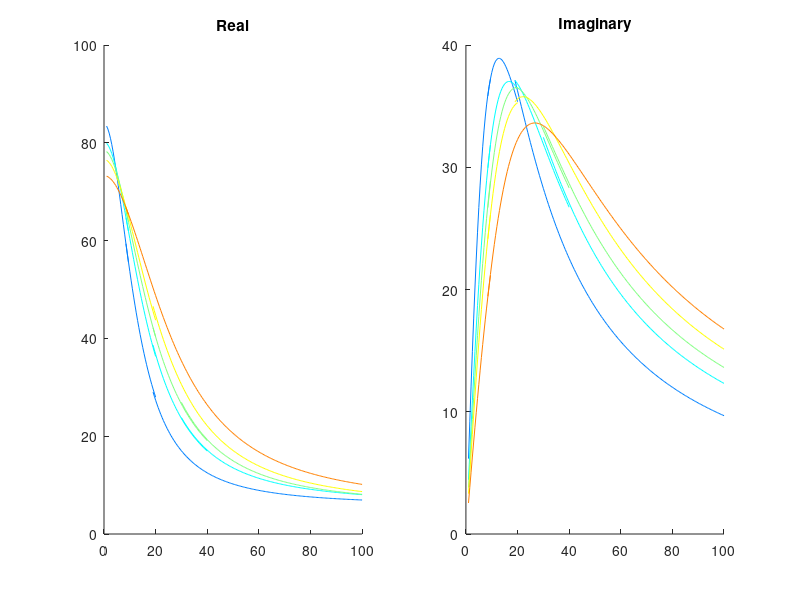
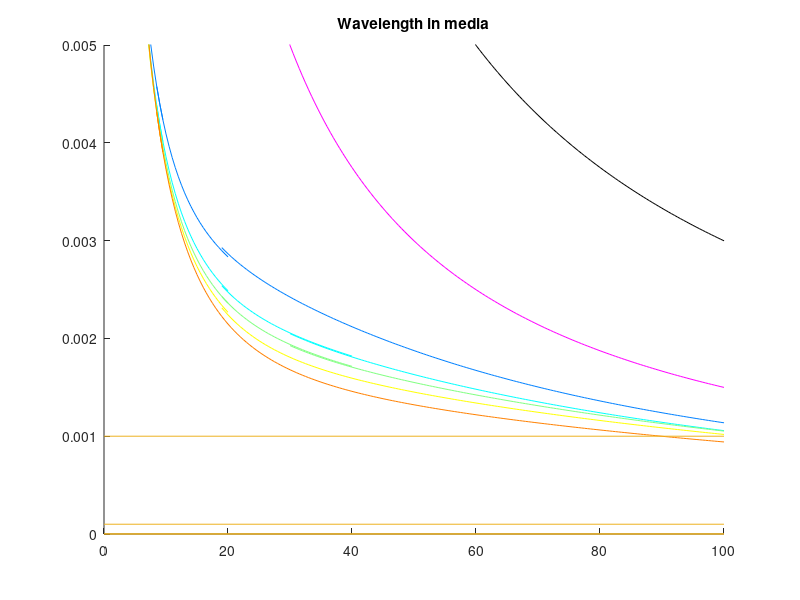
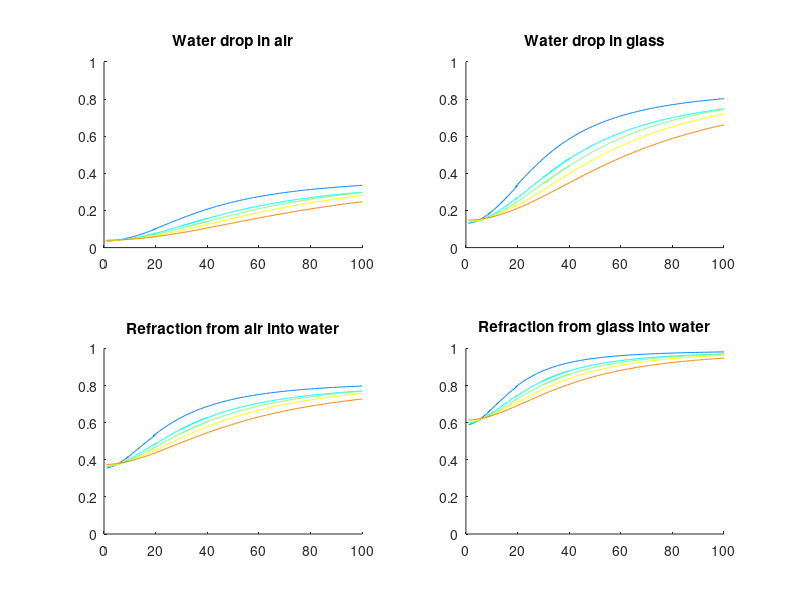
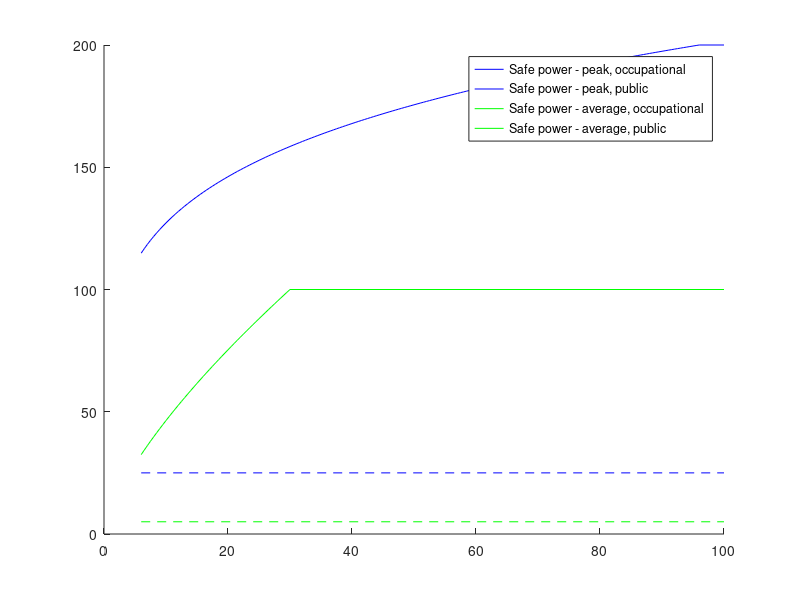

These figures' MATLAB source, in order: (Note: this script raises an error after producing the figures.)

%% Plot water permitivity
% All functions using constants on p257 of Ellison et al. 257
% Note tau is in ps, fml
% Using middle set of parameters which indicate best fit

% clear; close all; clc

freqs0_100 = (0:0.5:100)*10^9;

temps = [10, 20, 25, 30, 40];
cols = jet(5);

% Param x temp x freq range
tempParam = cell(5, 5, 4);
% params are e0, e1, tau, lower freq, upper freq

% 10 deg
tempParam(:,1,1) = {83.928, 6.821, 12.81, 1, 9.5};
tempParam(:,1,2) = {83.134, 5.310, 12.41, 8.5, 20};
tempParam(:,1,3) = {88.316, 5.801, 13.38, 19, 100};
tempParam(:,1,4) = {NaN, NaN, NaN, NaN, NaN};

% 20
tempParam(:,2,1) = {80.181, 6.507, 9.63, 1, 9.5};
tempParam(:,2,2) = {79.989, 5.953, 9.54, 8.5, 20};
tempParam(:,2,3) = {80.467, 5.724, 9.45, 19, 40};
tempParam(:,2,4) = {83.055, 6.024, 9.69, 30, 100};

% 25
tempParam(:,3,1) = {78.404, 6.640, 8.45, 1, 9.5};
tempParam(:,3,2) = {77.657, 4.633, 8.14, 8.5, 20};
tempParam(:,3,3) = {78.746, 5.676, 8.38, 19, 40};
tempParam(:,3,4) = {78.814, 5.492, 8.26, 30, 100};

% 30
tempParam(:,4,1) = {76.582, 6.903, 7.56, 1, 9.5};
tempParam(:,4,2) = {76.452, 5.685, 7.38, 8.5, 20};
tempParam(:,4,3) = {76.867, 5.321, 7.18, 19, 100};
tempParam(:,4,4) = {NaN, NaN, NaN, NaN, NaN};

% 40
tempParam(:,5,1) = {73.290, 9.247, 6.32, 1, 9.5};
tempParam(:,5,2) = {72.919, 5.671, 5.96, 8.5, 100};
tempParam(:,5,3) = {NaN, NaN, NaN, NaN, NaN};
tempParam(:,5,4) = {NaN, NaN, NaN, NaN, NaN};

%% Plot real and imag permitivity
figure

for iTemp = 1:length(temps)
   for jRange = 1:4
       if ~isnan(tempParam{1, iTemp, jRange})
           e0 = tempParam{1, iTemp, jRange};      
           e1 = tempParam{2, iTemp, jRange};   
           tau = tempParam{3, iTemp, jRange}*10^-12;
           freqs = (tempParam{4, iTemp, jRange}:0.5:tempParam{5, iTemp, jRange})*10^9;
           
           permitivity = (e0-e1)./(1+1j*2*pi*freqs*tau)+e1;

           subplot(1,2,1); hold on; plot(freqs/10^9, real(permitivity), 'color', cols(iTemp,:))
           subplot(1,2,2); hold on; plot(freqs/10^9, -imag(permitivity), 'color', cols(iTemp,:))
       end
   end
end

subplot(1,2,1); title('Real')
subplot(1,2,2); title('Imaginary')

%% plot wavelength change
%%% Wavelength always long relative to sizes (drops/viruses)
figure; hold on
LIGHT_SPEED = 299792458; % m/s

glassPermitivity = 4; % not sure how constant this is across frequncy range

plot(freqs0_100/10^9, LIGHT_SPEED./freqs0_100, 'k')

plot(freqs0_100/10^9, LIGHT_SPEED./freqs0_100/sqrt(glassPermitivity), 'm')

for iTemp = 1:length(temps)
   for jRange = 1:4
       if ~isnan(tempParam{1, iTemp, jRange})
           e0 = tempParam{1, iTemp, jRange};      
           e1 = tempParam{2, iTemp, jRange};   
           tau = tempParam{3, iTemp, jRange}*10^-12;
           freqs = (tempParam{4, iTemp, jRange}:0.5:tempParam{5, iTemp, jRange})*10^9;
           
           permitivity = (e0-e1)./(1+1j*2*pi*freqs*tau)+e1;

           plot(freqs/10^9, LIGHT_SPEED./freqs./sqrt(real(permitivity)), 'color', cols(iTemp,:))
       end
   end
end

line([0 100], [1 1]*10^-3)
line([0 100], 100*[1 1]*10^-6)
line([0 100], [1 1]*10^-6)
line([0 100], 100*[1 1]*10^-9)
ylim([0 5*10^-3])

title('Wavelength in media')

%% Plot e-field in media

figure;

warning('calc of n in geometric should use complex modulus')

for iTemp = 1:length(temps)
   for jRange = 1:4
       if ~isnan(tempParam{1, iTemp, jRange})
           e0 = tempParam{1, iTemp, jRange};      
           e1 = tempParam{2, iTemp, jRange};   
           tau = tempParam{3, iTemp, jRange}*10^-12;
           freqs = (tempParam{4, iTemp, jRange}:0.5:tempParam{5, iTemp, jRange})*10^9;
           
           permitivity = real((e0-e1)./(1+1j*2*pi*freqs*tau)+e1);

           % in drop
           subplot(2,2,1); hold on; plot(freqs/10^9, 3./(permitivity+2), 'color', cols(iTemp,:))
           subplot(2,2,2); hold on; plot(freqs/10^9, 3*glassPermitivity./(permitivity+2*glassPermitivity), 'color', cols(iTemp,:))
       
           % geometric
           subplot(2,2,3); hold on; plot(freqs/10^9, (1-((1-sqrt(permitivity))./(1+sqrt(permitivity))).^2), 'color', cols(iTemp,:))
           subplot(2,2,4); hold on; plot(freqs/10^9, (1-((sqrt(glassPermitivity)-sqrt(permitivity))./ ...
               (sqrt(glassPermitivity)+sqrt(permitivity))).^2), 'color', cols(iTemp,:))
           
       end
   end
end

subplot(2,2,1); title('Water drop in air'); ylim([0 1])
subplot(2,2,2); title('Water drop in glass'); ylim([0 1])

subplot(2,2,3); title('Refraction from air into water'); ylim([0 1])
subplot(2,2,4); title('Refraction from glass into water'); ylim([0 1])

%% Plot power limits

figure; hold on;

plot(6:0.5:96, (200*((6:0.5:96)/3).^0.2)/2, 'b')
line([96 100], [1 1]*400/2, 'color', 'b')

line(6:0.5:30, (18.56*(6:0.5:30).^0.699)/2, 'color', 'g')
line([30 100], [1 1]*200/2, 'color', 'g')

line([6 100], [1 1]*50/2, 'color', 'b', 'linestyle', '--')
line([6 100], [1 1]*10/2, 'color', 'g', 'linestyle', '--')

legend('Safe power - peak, occupational', 'Safe power - peak, public', ...
    'Safe power - average, occupational', 'Safe power - average, public')

%% plot resonances
wetSpeed = 1920; % Longitudional speeds
drySpeed = 3430;

diameters = [80 100 120]*10^-9;

zerosToCalc = 12; % counting from zero

resonantFreqs = zeros(length(diameters) , zerosToCalc, 2);

for iDiam = 1:length(diameters)
    resonantFreqs(iDiam, :, 1) = calcualtesphereresonance(diameters(iDiam)/2, ...
                    'sph', 1, zerosToCalc-1, wetSpeed, wetSpeed/2, 5*10^9, 10^6, 0);
                
    resonantFreqs(iDiam, :, 2) = calcualtesphereresonance(diameters(iDiam)/2, ...
                    'sph', 1, zerosToCalc-1, drySpeed, drySpeed/2, 5*10^9, 10^6, 0);            
end

figure; hold on
for iZero = 1:zerosToCalc
    % plot wet
    line(resonantFreqs([1 3], iZero, 1)/10^9, [1 1]*0.5+iZero/zerosToCalc, 'color', 'm') 
    plot(resonantFreqs(2, iZero, 1)/10^9, 0.5+iZero/zerosToCalc, 'mo') 
    
    %plot dry
    line(resonantFreqs([1 3], iZero, 2)/10^9, [1 1]*1.5+iZero/zerosToCalc, 'color', 'k') 
    plot(resonantFreqs(2, iZero, 2)/10^9, 1.5+iZero/zerosToCalc, 'ko') 
end

xlim([0 100])
ylim([0 3])

%% Compare amplitude given shifting resonant frequencies
% Values from 13nm Sun's nanosphere, but frequncies change to ones above for nanosphere
reducedMass = 4.4494e-22;
systemQ = 2.0625e+00;
qToUse = 5.8171e-17;
nanocrystalNumber = 1.6000e+16;
apertureArea = 2.1000e-04;
   
amplitudeValues = zeros(zerosToCalc,1);
absorbtionValues = zeros(zerosToCalc,1);
powerValues = zeros(zerosToCalc,1);
extinctionValues = zeros(zerosToCalc,1);

for iZero = 1:zerosToCalc
    [absorbtionValues(iZero), extinctionValues(iZero), powerValues(iZero), amplitudeValues(iZero)] = calculatesphereabsorbtion(...
        resonantFreqs(2,iZero,1)*2*pi, resonantFreqs(2,iZero,1)*2*pi, ...
        reducedMass, systemQ, qToUse, nanocrystalNumber/2, apertureArea, 1, []);
end

figure; 
subplot(2,2,1)
plot(resonantFreqs(2,:,1)/10^9, amplitudeValues/max(amplitudeValues), 'x')
xlim([0 100]); ylim([0 1]); title('amplitude')

subplot(2,2,2)
plot(resonantFreqs(2,:,1)/10^9, powerValues/max(powerValues), 'x')
xlim([0 100]); ylim([0 1]); title('power')

subplot(2,2,3)
plot(resonantFreqs(2,:,1)/10^9, extinctionValues/max(extinctionValues), 'x')
xlim([0 100]); ylim([0 1]); title('extinction')

subplot(2,2,4)
plot(resonantFreqs(2,:,1)/10^9, absorbtionValues/max(absorbtionValues), 'x')
xlim([0 100]); ylim([0 1]); title('absoption')

%% Play with heat transfer

% Sun use 486 W/m^2 at 6 GHz for 15 minutes
% use model for 30 as went from 27 to 35 degress
e0 = tempParam{1, 4, 1};      
e1 = tempParam{2, 4, 1};   
tau = tempParam{3, 4, 1}*10^-12;
freq = 6*10^9;

permitivity = (e0-e1)./(1+1j*2*pi*freq*tau)+e1;

seconds = 15*60;
power = 486; % Should be average or peak?

% Equation 7 from Canals 1999 - for a droplet but size independent.
    %Peak rather than average amplitude seems to be used...
dTpS = 2*pi*freq*VACCUM_PERMITIVITY*imag(-permitivity)/997/4200*...
    sqrt(power/(LIGHT_SPEED*VACCUM_PERMITIVITY*sqrt(real(permitivity))))^2

% Factor of x10 larger than Sun recorded - obviously there was some heat loss...
predictedHeat = dTpS*seconds
heatError = dTpS*seconds/7

power = 10;

%%% This has to be wrong - gives transmitted power larger than incident...
%%% In paper it is basically the same
2*pi*2.45*10^9*VACCUM_PERMITIVITY*9*800^2/((20.3*1000)^2*LIGHT_SPEED*VACCUM_PERMITIVITY)

% Try across freq and temp range
figure; hold on

for iTemp = 1:length(temps)
   for jRange = 1:4
       if ~isnan(tempParam{1, iTemp, jRange})
           e0 = tempParam{1, iTemp, jRange};      
           e1 = tempParam{2, iTemp, jRange};   
           tau = tempParam{3, iTemp, jRange}*10^-12;
           freqs = (tempParam{4, iTemp, jRange}:0.5:tempParam{5, iTemp, jRange})*10^9;
           
           permitivity = (e0-e1)./(1+1j*2*pi*freqs*tau)+e1;

           eField = sqrt(power/(LIGHT_SPEED*VACCUM_PERMITIVITY)).*(3./(real(permitivity) + 2));
           
           dTpS = 2*pi.*freqs*VACCUM_PERMITIVITY.*imag(-permitivity)/997/4200.*eField.^2;

           subplot(1,2,1); hold on; plot(freqs/10^9, dTpS, 'color', cols(iTemp,:))
           subplot(1,2,2); hold on; plot(freqs/10^9, 1./(dTpS), 'color', cols(iTemp,:))
       end
   end
end

subplot(1,2,1); title('Predicted dt/ds (w/o error)')
subplot(1,2,2); title('Predicted ds for 1 dt (w/o error)')
ylim([0 10*60])

%% Play with mie absorbtion calculation
% Do for Douglas values first
dropletDiameter = [0.0005 0.1 0.5]*10^-2; % From Douglas 2004

%%% Something with absorbtion is really off
%%% Douglas 2004 suggests some temperature change should occur for evaporation.
    %%% But Qabs can be more than 1. Code above also fails in similar way

figure;
for xDrop = 1:length(dropletDiameter)
    for iTemp = 1:length(temps)
       for jRange = 1
           if ~isnan(tempParam{1, iTemp, jRange})
               e0 = tempParam{1, iTemp, jRange};      
               e1 = tempParam{2, iTemp, jRange};   
               tau = tempParam{3, iTemp, jRange}*10^-12;
%                freqs = (tempParam{4, iTemp, jRange}:5:tempParam{5, iTemp, jRange})*10^9;
               freqs = [2.45 6 10]*10^9;
               
               for kFreq = 1:length(freqs)
                   
                   permitivity = (e0-e1)./(1+1j*2*pi*freqs(kFreq)*tau)+e1;
                    
                   % From: https://en.wikipedia.org/wiki/Refractive_index#Relative_permittivity_and_permeability
                   permitivity_mod = sqrt(real(permitivity)^2+imag(permitivity)^2);
                   
                   m = sqrt((permitivity_mod+real(permitivity))/2) +...
                       1j*sqrt((permitivity_mod-real(permitivity))/2);

                   x = pi*dropletDiameter(xDrop)./(LIGHT_SPEED/(freqs(kFreq)));

                   Qabs = mie_abs(m, x);
                   
                   extinction = Qabs*pi*dropletDiameter(xDrop)^2;
                   
                   subplot(6,2,xDrop*2-1); hold on; plot(freqs(kFreq)/10^9, Qabs, 'x', 'color', cols(iTemp,:))
                   
                   dTpS = extinction*power/997/4200;
                   
%                    subplot(6,2,xDrop*2); hold on; plot(freqs(kFreq)/10^9, dTpS, 'x', 'color', cols(iTemp,:))
                   %ylim([0 100*60])
               end
           end
       end
    end
end

% Max increase is around factor of 100 over 100 Ghz -> less than 10^6 diff in power...
    % Could have some effect, but probably not huge

% Do for all values now
dropletDiameter = [1 10 100 1000]*10^-6;

for xDrop = 1:length(dropletDiameter)
    for iTemp = 1:length(temps)
       for jRange = 1:4
           if ~isnan(tempParam{1, iTemp, jRange})
               e0 = tempParam{1, iTemp, jRange};      
               e1 = tempParam{2, iTemp, jRange};   
               tau = tempParam{3, iTemp, jRange}*10^-12;
               freqs = (tempParam{4, iTemp, jRange}:5:tempParam{5, iTemp, jRange})*10^9;
               
               for kFreq = 1:length(freqs)
                   
                   permitivity = (e0-e1)./(1+1j*2*pi*freqs(kFreq)*tau)+e1;
                    
                   % From: https://en.wikipedia.org/wiki/Refractive_index#Relative_permittivity_and_permeability
                   permitivity_mod = sqrt(real(permitivity)^2+imag(permitivity)^2);
                   
                   m = sqrt((permitivity_mod+real(permitivity))/2) +...
                       1j*sqrt((permitivity_mod-real(permitivity))/2);

                   x = pi*dropletDiameter(xDrop)./(LIGHT_SPEED/(freqs(kFreq)));

                   Qabs = mie_abs(m, x);
                   
                   extinction = Qabs*pi*dropletDiameter(xDrop)^2;
                   
                   subplot(6,2,xDrop*2); hold on; plot(freqs(kFreq)/10^9, Qabs, 'x', 'color', cols(iTemp,:))
                   
                   dTpS = extinction*power/997/4200;
                   
%                    subplot(6,2,xDrop*2); hold on; plot(freqs(kFreq)/10^9, dTpS, 'x', 'color', cols(iTemp,:))
                   %ylim([0 100*60])
               end
           end
       end
    end
end

%% Exp with heating of virus directly - bit of a mess now..
power = 10;

ExAbs = -1/(1.25*10^-3*7.5*10^14)*log(1-0.1);

permitivity = 71.35 + 18.37j; % 30 deg at 6 GHz

airField = sqrt(power/(LIGHT_SPEED*VACCUM_PERMITIVITY));

dropField = 3*(real(permitivity)+2)*airField;

dropPower = dropField^2*LIGHT_SPEED*VACCUM_PERMITIVITY;

virusPowerAbs = ExAbs*dropPower

% From 50 micron water drop at 6 GHz
dropPowerAbs = 1.2*10^-5*(pi*(25*10^-6)^2)*power

% Not this is peak not avg field. no *2
field = sqrt(power/(LIGHT_SPEED*VACCUM_PERMITIVITY*sqrt(real(permitivity))));

PAbsVirusInd = sqrt(real(permitivity))*VACCUM_PERMITIVITY*LIGHT_SPEED*field^2*ExAbs;

PAbsVirusInd*7.5*10^14*(5*10^-6);

% Cross section of indvidual virus is x10 alrger than 50 micron water drop at 10 GHz
% 1.2*10^-5*(pi*(25*10^-6)^2)

%%% From gold NP paper
% sqrt(real(permitivity))*VACCUM_PERMITIVITY*LIGHT_SPEED*field^2*ExAbs/(4*pi*(50*10^-9)*0.6) 
% 5.1*10^4*10*10^-18/(4*pi*(15*10^-9)*0.6)

% just guessed density and specific heat
dtPs = PAbs/1100/3500

dT = dtPs*15*60

% Alt - they absorb 10% at density used in both abs and inactivation
PAbsVirusSol = sqrt(real(permitivity))*VACCUM_PERMITIVITY*LIGHT_SPEED*field^2*0.1

PAbsWater = pi*6*10^9*VACCUM_PERMITIVITY*imag(permitivity)*field^2

dtPsWater = PAbsWater/997/4200

dtWater = dtPsWater*15*60

% dtPs = PAbs/1100/3500
% 
% dT = dtPs*15*60